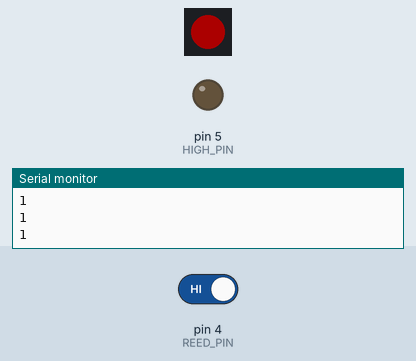
This sketch was run on a simulated Arduino Uno, built with avr-gcc and run on an emulated ATmega328P. Shown: 1 RGB LEDs in strip order, left to right, output pins drawn as LEDs (lit = HIGH), the last lines printed to the serial monitor. Inputs (shaded band) come from the test bench; at power-on: pin 4 (REED_PIN) HIGH. Dim RGB values are drawn brighter than linear.

Above: at 1.2 s.
1.3 s: pin 4 (REED_PIN) driven LOW
At 2.4 s:
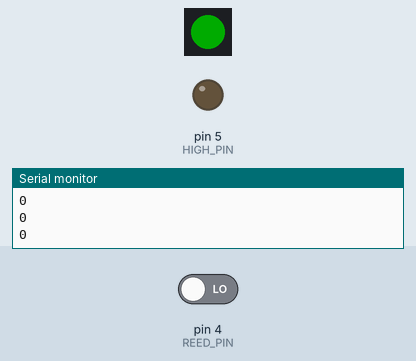
2.8 s: pin 4 (REED_PIN) driven HIGH
At 3.7 s:
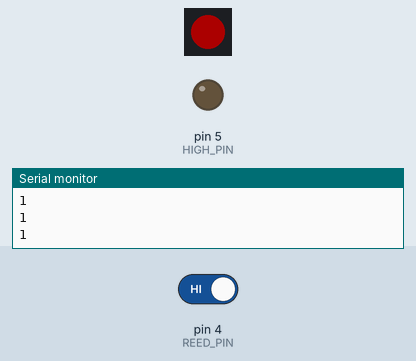
Timing chart, 0 to 5.8 s (numbered marks = the images above; inputs shaded):
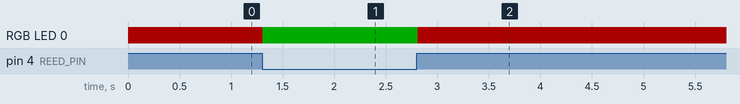

Measured:
- after the input at 1.3 s, RGB LED 0: RGB(48, 0, 0) → RGB(0, 48, 0) at once
- after the input at 2.8 s, RGB LED 0: RGB(0, 48, 0) → RGB(48, 0, 0) at once

The sketch:

lab5_reed_switch.ino
```cpp
#include <Adafruit_NeoPixel.h>

#define NEO_PIN 15
#define REED_PIN 4
#define HIGH_PIN 5

int val = 0;

Adafruit_NeoPixel pixel = Adafruit_NeoPixel(1, NEO_PIN, NEO_GRB + NEO_KHZ800);

void green() {
  pixel.setPixelColor(0, pixel.Color(0,255,0));
  pixel.show();
}

void red() {
  pixel.setPixelColor(0, pixel.Color(255,0,0));
  pixel.show();
}

void alarm() {

  delay(500);

}

void setup() {
  // set up the NeoPixel
  pixel.begin();
  pixel.setBrightness(48);
  pixel.show();
  // set up the reed switch
  pinMode(REED_PIN, INPUT_PULLUP);
  pinMode(HIGH_PIN, OUTPUT);

  Serial.begin(115200);
}

void loop() {

  val = digitalRead(REED_PIN);

  if (val == HIGH) {
    red();
  }
  if (val == LOW) {
    green();
  }

  Serial.println(val);

  delay(100);

}
```
